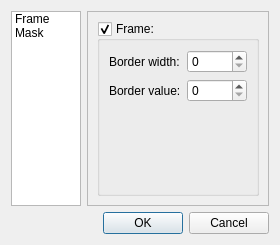
<?xml version="1.0" encoding="UTF-8"?>
<ui version="4.0">
 <class>SettingsImage</class>
 <widget class="QWidget" name="SettingsImage">
  <property name="geometry">
   <rect>
    <x>0</x>
    <y>0</y>
    <width>277</width>
    <height>222</height>
   </rect>
  </property>
  <property name="windowTitle">
   <string>Image Settings</string>
  </property>
  <property name="windowIcon">
   <iconset resource="../img.qrc">
    <normaloff>:/image</normaloff>:/image</iconset>
  </property>
  <layout class="QGridLayout" name="gridLayout" columnstretch="0,0">
   <item row="0" column="0">
    <widget class="QListWidget" name="listWidget">
     <property name="maximumSize">
      <size>
       <width>100</width>
       <height>16777215</height>
      </size>
     </property>
     <item>
      <property name="text">
       <string>Frame</string>
      </property>
     </item>
     <item>
      <property name="text">
       <string>Mask</string>
      </property>
     </item>
    </widget>
   </item>
   <item row="0" column="1">
    <widget class="QStackedWidget" name="stackedWidget">
     <property name="frameShape">
      <enum>QFrame::StyledPanel</enum>
     </property>
     <property name="frameShadow">
      <enum>QFrame::Sunken</enum>
     </property>
     <property name="currentIndex">
      <number>0</number>
     </property>
     <widget class="QWidget" name="framePage">
      <layout class="QHBoxLayout" name="horizontalLayout_2">
       <item>
        <widget class="QGroupBox" name="FrameGroupBox">
         <property name="title">
          <string>Frame:</string>
         </property>
         <property name="checkable">
          <bool>true</bool>
         </property>
         <layout class="QFormLayout" name="formLayout_4">
          <item row="0" column="0">
           <widget class="QLabel" name="label">
            <property name="text">
             <string>Border width:</string>
            </property>
           </widget>
          </item>
          <item row="0" column="1">
           <widget class="QSpinBox" name="frameWidth">
            <property name="sizePolicy">
             <sizepolicy hsizetype="Minimum" vsizetype="Fixed">
              <horstretch>0</horstretch>
              <verstretch>0</verstretch>
             </sizepolicy>
            </property>
            <property name="minimumSize">
             <size>
              <width>60</width>
              <height>0</height>
             </size>
            </property>
            <property name="maximum">
             <number>999999999</number>
            </property>
           </widget>
          </item>
          <item row="1" column="0">
           <widget class="QLabel" name="label_4">
            <property name="text">
             <string>Border value:</string>
            </property>
           </widget>
          </item>
          <item row="1" column="1">
           <widget class="QSpinBox" name="frameValue">
            <property name="minimumSize">
             <size>
              <width>60</width>
              <height>0</height>
             </size>
            </property>
            <property name="maximum">
             <number>999999999</number>
            </property>
           </widget>
          </item>
         </layout>
        </widget>
       </item>
      </layout>
     </widget>
     <widget class="QWidget" name="maskPage">
      <layout class="QHBoxLayout" name="horizontalLayout">
       <item>
        <widget class="QGroupBox" name="MasquradingGroupBox">
         <property name="title">
          <string>Masqurading pixel:</string>
         </property>
         <property name="flat">
          <bool>false</bool>
         </property>
         <property name="checkable">
          <bool>true</bool>
         </property>
         <layout class="QFormLayout" name="formLayout">
          <item row="2" column="0">
           <widget class="QLabel" name="label_5">
            <property name="text">
             <string>Value</string>
            </property>
           </widget>
          </item>
          <item row="2" column="1">
           <widget class="QSpinBox" name="maskValue">
            <property name="maximum">
             <number>999999999</number>
            </property>
           </widget>
          </item>
          <item row="1" column="0">
           <widget class="QRadioButton" name="maskAfter">
            <property name="text">
             <string>after</string>
            </property>
            <property name="checked">
             <bool>true</bool>
            </property>
           </widget>
          </item>
          <item row="0" column="0">
           <widget class="QRadioButton" name="maskBefore">
            <property name="text">
             <string>before</string>
            </property>
            <property name="checked">
             <bool>false</bool>
            </property>
           </widget>
          </item>
          <item row="3" column="0">
           <widget class="QLabel" name="label_7">
            <property name="text">
             <string>New value:</string>
            </property>
           </widget>
          </item>
          <item row="3" column="1">
           <widget class="QSpinBox" name="maskNewValue">
            <property name="maximum">
             <number>999999999</number>
            </property>
           </widget>
          </item>
          <item row="4" column="0">
           <widget class="QLabel" name="label_3">
            <property name="text">
             <string>Color:</string>
            </property>
           </widget>
          </item>
          <item row="4" column="1">
           <widget class="QPushButton" name="maskColor">
            <property name="minimumSize">
             <size>
              <width>24</width>
              <height>24</height>
             </size>
            </property>
            <property name="maximumSize">
             <size>
              <width>24</width>
              <height>24</height>
             </size>
            </property>
            <property name="text">
             <string/>
            </property>
           </widget>
          </item>
         </layout>
        </widget>
       </item>
      </layout>
     </widget>
    </widget>
   </item>
   <item row="1" column="1">
    <widget class="QDialogButtonBox" name="buttonBox">
     <property name="standardButtons">
      <set>QDialogButtonBox::Cancel|QDialogButtonBox::Ok</set>
     </property>
    </widget>
   </item>
  </layout>
  <action name="actionAccepted">
   <property name="text">
    <string>Accepted</string>
   </property>
   <property name="shortcut">
    <string>Enter</string>
   </property>
  </action>
  <action name="actionReject">
   <property name="text">
    <string>Reject</string>
   </property>
   <property name="toolTip">
    <string>Reject</string>
   </property>
   <property name="shortcut">
    <string>Esc</string>
   </property>
  </action>
  <action name="actionsetColor">
   <property name="text">
    <string>setColor</string>
   </property>
  </action>
 </widget>
 <resources>
  <include location="../img.qrc"/>
 </resources>
 <connections>
  <connection>
   <sender>listWidget</sender>
   <signal>currentRowChanged(int)</signal>
   <receiver>stackedWidget</receiver>
   <slot>setCurrentIndex(int)</slot>
   <hints>
    <hint type="sourcelabel">
     <x>39</x>
     <y>52</y>
    </hint>
    <hint type="destinationlabel">
     <x>267</x>
     <y>52</y>
    </hint>
   </hints>
  </connection>
  <connection>
   <sender>buttonBox</sender>
   <signal>accepted()</signal>
   <receiver>SettingsImage</receiver>
   <slot>on_actionAccepted_triggered()</slot>
   <hints>
    <hint type="sourcelabel">
     <x>266</x>
     <y>221</y>
    </hint>
    <hint type="destinationlabel">
     <x>22</x>
     <y>244</y>
    </hint>
   </hints>
  </connection>
  <connection>
   <sender>buttonBox</sender>
   <signal>rejected()</signal>
   <receiver>SettingsImage</receiver>
   <slot>on_actionReject_triggered()</slot>
   <hints>
    <hint type="sourcelabel">
     <x>157</x>
     <y>228</y>
    </hint>
    <hint type="destinationlabel">
     <x>78</x>
     <y>244</y>
    </hint>
   </hints>
  </connection>
  <connection>
   <sender>maskColor</sender>
   <signal>clicked()</signal>
   <receiver>SettingsImage</receiver>
   <slot>on_actionsetColor_triggered()</slot>
   <hints>
    <hint type="sourcelabel">
     <x>183</x>
     <y>154</y>
    </hint>
    <hint type="destinationlabel">
     <x>80</x>
     <y>223</y>
    </hint>
   </hints>
  </connection>
 </connections>
 <slots>
  <slot>on_actionAccepted_triggered()</slot>
  <slot>on_actionReject_triggered()</slot>
  <slot>on_actionsetColor_triggered()</slot>
 </slots>
</ui>
